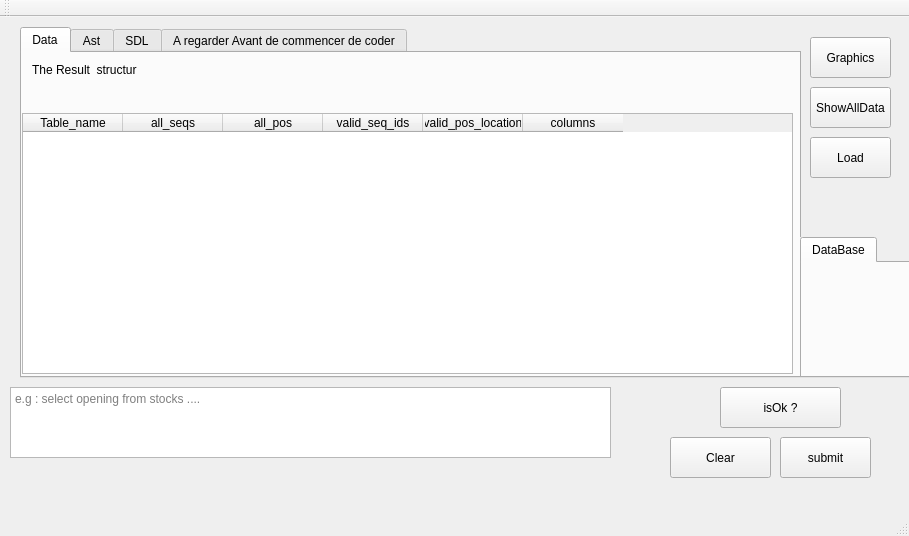
<?xml version="1.0" encoding="UTF-8"?>
<ui version="4.0">
 <class>MainWindow</class>
 <widget class="QMainWindow" name="MainWindow">
  <property name="geometry">
   <rect>
    <x>0</x>
    <y>0</y>
    <width>909</width>
    <height>536</height>
   </rect>
  </property>
  <property name="windowTitle">
   <string>MainWindow</string>
  </property>
  <widget class="QWidget" name="centralWidget">
   <widget class="QPushButton" name="ExecButton">
    <property name="geometry">
     <rect>
      <x>780</x>
      <y>420</y>
      <width>91</width>
      <height>41</height>
     </rect>
    </property>
    <property name="text">
     <string>submit</string>
    </property>
   </widget>
   <widget class="QTextEdit" name="sqlEdit">
    <property name="geometry">
     <rect>
      <x>10</x>
      <y>370</y>
      <width>601</width>
      <height>71</height>
     </rect>
    </property>
    <property name="placeholderText">
     <string>e.g : select opening from stocks ....</string>
    </property>
   </widget>
   <widget class="QPushButton" name="ASTButton">
    <property name="geometry">
     <rect>
      <x>810</x>
      <y>70</y>
      <width>81</width>
      <height>41</height>
     </rect>
    </property>
    <property name="text">
     <string>ShowAllData</string>
    </property>
   </widget>
   <widget class="QPushButton" name="clearButton">
    <property name="geometry">
     <rect>
      <x>670</x>
      <y>420</y>
      <width>101</width>
      <height>41</height>
     </rect>
    </property>
    <property name="text">
     <string>Clear</string>
    </property>
   </widget>
   <widget class="QLabel" name="parsingShow">
    <property name="geometry">
     <rect>
      <x>10</x>
      <y>440</y>
      <width>201</width>
      <height>31</height>
     </rect>
    </property>
    <property name="text">
     <string/>
    </property>
   </widget>
   <widget class="QTabWidget" name="dataWidget">
    <property name="geometry">
     <rect>
      <x>20</x>
      <y>10</y>
      <width>781</width>
      <height>351</height>
     </rect>
    </property>
    <property name="autoFillBackground">
     <bool>true</bool>
    </property>
    <property name="currentIndex">
     <number>0</number>
    </property>
    <widget class="QWidget" name="Data">
     <attribute name="title">
      <string>Data</string>
     </attribute>
     <widget class="QLabel" name="dataShow">
      <property name="geometry">
       <rect>
        <x>10</x>
        <y>10</y>
        <width>751</width>
        <height>291</height>
       </rect>
      </property>
      <property name="text">
       <string>The Result  structur</string>
      </property>
      <property name="alignment">
       <set>Qt::AlignLeading|Qt::AlignLeft|Qt::AlignTop</set>
      </property>
     </widget>
     <widget class="QTableWidget" name="dataTable">
      <property name="geometry">
       <rect>
        <x>0</x>
        <y>60</y>
        <width>771</width>
        <height>261</height>
       </rect>
      </property>
      <property name="iconSize">
       <size>
        <width>0</width>
        <height>0</height>
       </size>
      </property>
      <property name="rowCount">
       <number>0</number>
      </property>
      <property name="columnCount">
       <number>6</number>
      </property>
      <attribute name="horizontalHeaderCascadingSectionResizes">
       <bool>false</bool>
      </attribute>
      <attribute name="horizontalHeaderShowSortIndicator" stdset="0">
       <bool>false</bool>
      </attribute>
      <attribute name="verticalHeaderShowSortIndicator" stdset="0">
       <bool>false</bool>
      </attribute>
      <column>
       <property name="text">
        <string>Table_name</string>
       </property>
      </column>
      <column>
       <property name="text">
        <string>all_seqs</string>
       </property>
      </column>
      <column>
       <property name="text">
        <string>all_pos</string>
       </property>
      </column>
      <column>
       <property name="text">
        <string>valid_seq_ids</string>
       </property>
      </column>
      <column>
       <property name="text">
        <string>valid_pos_location</string>
       </property>
      </column>
      <column>
       <property name="text">
        <string>columns</string>
       </property>
      </column>
     </widget>
    </widget>
    <widget class="QWidget" name="Ast">
     <attribute name="title">
      <string>Ast</string>
     </attribute>
     <widget class="QLabel" name="astField">
      <property name="geometry">
       <rect>
        <x>20</x>
        <y>10</y>
        <width>441</width>
        <height>201</height>
       </rect>
      </property>
      <property name="text">
       <string/>
      </property>
      <property name="alignment">
       <set>Qt::AlignLeading|Qt::AlignLeft|Qt::AlignTop</set>
      </property>
     </widget>
    </widget>
    <widget class="QWidget" name="SDL">
     <attribute name="title">
      <string>SDL</string>
     </attribute>
     <widget class="QLabel" name="sdLabel">
      <property name="geometry">
       <rect>
        <x>20</x>
        <y>10</y>
        <width>471</width>
        <height>31</height>
       </rect>
      </property>
      <property name="text">
       <string>Table : Strocks</string>
      </property>
      <property name="alignment">
       <set>Qt::AlignLeading|Qt::AlignLeft|Qt::AlignTop</set>
      </property>
     </widget>
     <widget class="QTableWidget" name="sdLWidget">
      <property name="geometry">
       <rect>
        <x>0</x>
        <y>40</y>
        <width>771</width>
        <height>281</height>
       </rect>
      </property>
      <property name="showGrid">
       <bool>true</bool>
      </property>
      <property name="gridStyle">
       <enum>Qt::SolidLine</enum>
      </property>
      <property name="wordWrap">
       <bool>true</bool>
      </property>
      <property name="cornerButtonEnabled">
       <bool>true</bool>
      </property>
      <row>
       <property name="text">
        <string/>
       </property>
      </row>
      <row>
       <property name="text">
        <string>1</string>
       </property>
      </row>
      <row>
       <property name="text">
        <string>2</string>
       </property>
      </row>
      <column>
       <property name="text">
        <string>Sqid</string>
       </property>
      </column>
      <column>
       <property name="text">
        <string>Headerquater</string>
       </property>
      </column>
      <column>
       <property name="text">
        <string>Industry</string>
       </property>
      </column>
      <column>
       <property name="text">
        <string>position</string>
       </property>
      </column>
      <column>
       <property name="text">
        <string>opening</string>
       </property>
      </column>
      <column>
       <property name="text">
        <string>closing</string>
       </property>
      </column>
     </widget>
    </widget>
    <widget class="QWidget" name="tab">
     <attribute name="title">
      <string>A regarder Avant de commencer de coder</string>
     </attribute>
     <widget class="QTextBrowser" name="textBrowser">
      <property name="geometry">
       <rect>
        <x>0</x>
        <y>10</y>
        <width>751</width>
        <height>301</height>
       </rect>
      </property>
      <property name="html">
       <string>&lt;!DOCTYPE HTML PUBLIC &quot;-//W3C//DTD HTML 4.0//EN&quot; &quot;http://www.w3.org/TR/REC-html40/strict.dtd&quot;&gt;
&lt;html&gt;&lt;head&gt;&lt;meta name=&quot;qrichtext&quot; content=&quot;1&quot; /&gt;&lt;style type=&quot;text/css&quot;&gt;
p, li { white-space: pre-wrap; }
&lt;/style&gt;&lt;/head&gt;&lt;body style=&quot; font-family:'MS Shell Dlg 2'; font-size:7.8pt; font-weight:400; font-style:normal;&quot;&gt;
&lt;p style=&quot; margin-top:0px; margin-bottom:0px; margin-left:0px; margin-right:0px; -qt-block-indent:0; text-indent:0px;&quot;&gt;Yo !! &lt;/p&gt;
&lt;p style=&quot; margin-top:0px; margin-bottom:0px; margin-left:0px; margin-right:0px; -qt-block-indent:0; text-indent:0px;&quot;&gt;voila, j'ai essayé d'avancer du mieux que j'ai pu !!! &lt;/p&gt;
&lt;p style=&quot; margin-top:0px; margin-bottom:0px; margin-left:0px; margin-right:0px; -qt-block-indent:0; text-indent:0px;&quot;&gt;j'ai fais la vérification de la Query 1 !  generation de l'ast !&lt;/p&gt;
&lt;p style=&quot; margin-top:0px; margin-bottom:0px; margin-left:0px; margin-right:0px; -qt-block-indent:0; text-indent:0px;&quot;&gt;chargement des donnée en memoire JSON ! &lt;/p&gt;
&lt;p style=&quot; margin-top:0px; margin-bottom:0px; margin-left:0px; margin-right:0px; -qt-block-indent:0; text-indent:0px;&quot;&gt;les stocker dans une class ou structure ou tableau !! &lt;/p&gt;
&lt;p style=&quot;-qt-paragraph-type:empty; margin-top:0px; margin-bottom:0px; margin-left:0px; margin-right:0px; -qt-block-indent:0; text-indent:0px;&quot;&gt;&lt;br /&gt;&lt;/p&gt;
&lt;p style=&quot; margin-top:0px; margin-bottom:0px; margin-left:0px; margin-right:0px; -qt-block-indent:0; text-indent:0px;&quot;&gt;-&amp;gt; reste plus qu'a coder les fonctions !!&lt;/p&gt;
&lt;p style=&quot; margin-top:0px; margin-bottom:0px; margin-left:0px; margin-right:0px; -qt-block-indent:0; text-indent:0px;&quot;&gt;-&amp;gt; pour la query 1&lt;/p&gt;
&lt;p style=&quot; margin-top:0px; margin-bottom:0px; margin-left:0px; margin-right:0px; -qt-block-indent:0; text-indent:0px;&quot;&gt;-&amp;gt; refaire le parsing : y'a que la query 1 qui marche pour une raison que j'ignore&lt;/p&gt;
&lt;p style=&quot; margin-top:0px; margin-bottom:0px; margin-left:0px; margin-right:0px; -qt-block-indent:0; text-indent:0px;&quot;&gt;-&amp;gt; Qt -&amp;gt; facile mais faut faut comprendre ces principes et les principes de c++ .... j'ai eu du mal, dsl pour le temps que j'ai mis .&lt;/p&gt;
&lt;p style=&quot;-qt-paragraph-type:empty; margin-top:0px; margin-bottom:0px; margin-left:0px; margin-right:0px; -qt-block-indent:0; text-indent:0px;&quot;&gt;&lt;br /&gt;&lt;/p&gt;
&lt;p style=&quot; margin-top:0px; margin-bottom:0px; margin-left:0px; margin-right:0px; -qt-block-indent:0; text-indent:0px;&quot;&gt;j'ai mis les commentaires partout, sa devrai aller pour comprendre mon code ... &lt;/p&gt;
&lt;p style=&quot; margin-top:0px; margin-bottom:0px; margin-left:0px; margin-right:0px; -qt-block-indent:0; text-indent:0px;&quot;&gt;a ce stage là, je dirai qu'on peut laisser tomber Code Blocks, c'est bon&lt;/p&gt;
&lt;p style=&quot;-qt-paragraph-type:empty; margin-top:0px; margin-bottom:0px; margin-left:0px; margin-right:0px; -qt-block-indent:0; text-indent:0px;&quot;&gt;&lt;br /&gt;&lt;/p&gt;
&lt;p style=&quot; margin-top:0px; margin-bottom:0px; margin-left:0px; margin-right:0px; -qt-block-indent:0; text-indent:0px;&quot;&gt;#Enjoy ur coding !!! &lt;/p&gt;
&lt;p style=&quot;-qt-paragraph-type:empty; margin-top:0px; margin-bottom:0px; margin-left:0px; margin-right:0px; -qt-block-indent:0; text-indent:0px;&quot;&gt;&lt;br /&gt;&lt;/p&gt;&lt;/body&gt;&lt;/html&gt;</string>
      </property>
     </widget>
    </widget>
   </widget>
   <widget class="QTabWidget" name="tabWidget">
    <property name="geometry">
     <rect>
      <x>800</x>
      <y>220</y>
      <width>111</width>
      <height>141</height>
     </rect>
    </property>
    <property name="autoFillBackground">
     <bool>true</bool>
    </property>
    <property name="currentIndex">
     <number>0</number>
    </property>
    <widget class="QWidget" name="dataBase">
     <attribute name="title">
      <string>DataBase</string>
     </attribute>
     <widget class="QLabel" name="dataBaseShow">
      <property name="geometry">
       <rect>
        <x>10</x>
        <y>10</y>
        <width>91</width>
        <height>101</height>
       </rect>
      </property>
      <property name="text">
       <string/>
      </property>
      <property name="alignment">
       <set>Qt::AlignLeading|Qt::AlignLeft|Qt::AlignTop</set>
      </property>
     </widget>
    </widget>
   </widget>
   <widget class="QPushButton" name="loadButton">
    <property name="geometry">
     <rect>
      <x>810</x>
      <y>120</y>
      <width>81</width>
      <height>41</height>
     </rect>
    </property>
    <property name="text">
     <string>Load</string>
    </property>
   </widget>
   <widget class="QPushButton" name="parserTest">
    <property name="geometry">
     <rect>
      <x>720</x>
      <y>370</y>
      <width>121</width>
      <height>41</height>
     </rect>
    </property>
    <property name="text">
     <string>isOk ?</string>
    </property>
   </widget>
   <widget class="QPushButton" name="pushButton">
    <property name="geometry">
     <rect>
      <x>810</x>
      <y>20</y>
      <width>81</width>
      <height>41</height>
     </rect>
    </property>
    <property name="text">
     <string>Graphics</string>
    </property>
   </widget>
  </widget>
  <widget class="QToolBar" name="mainToolBar">
   <attribute name="toolBarArea">
    <enum>TopToolBarArea</enum>
   </attribute>
   <attribute name="toolBarBreak">
    <bool>false</bool>
   </attribute>
  </widget>
  <widget class="QStatusBar" name="statusBar"/>
  <widget class="QMenuBar" name="menuBar">
   <property name="geometry">
    <rect>
     <x>0</x>
     <y>0</y>
     <width>909</width>
     <height>26</height>
    </rect>
   </property>
  </widget>
 </widget>
 <layoutdefault spacing="6" margin="11"/>
 <resources/>
 <connections/>
</ui>
